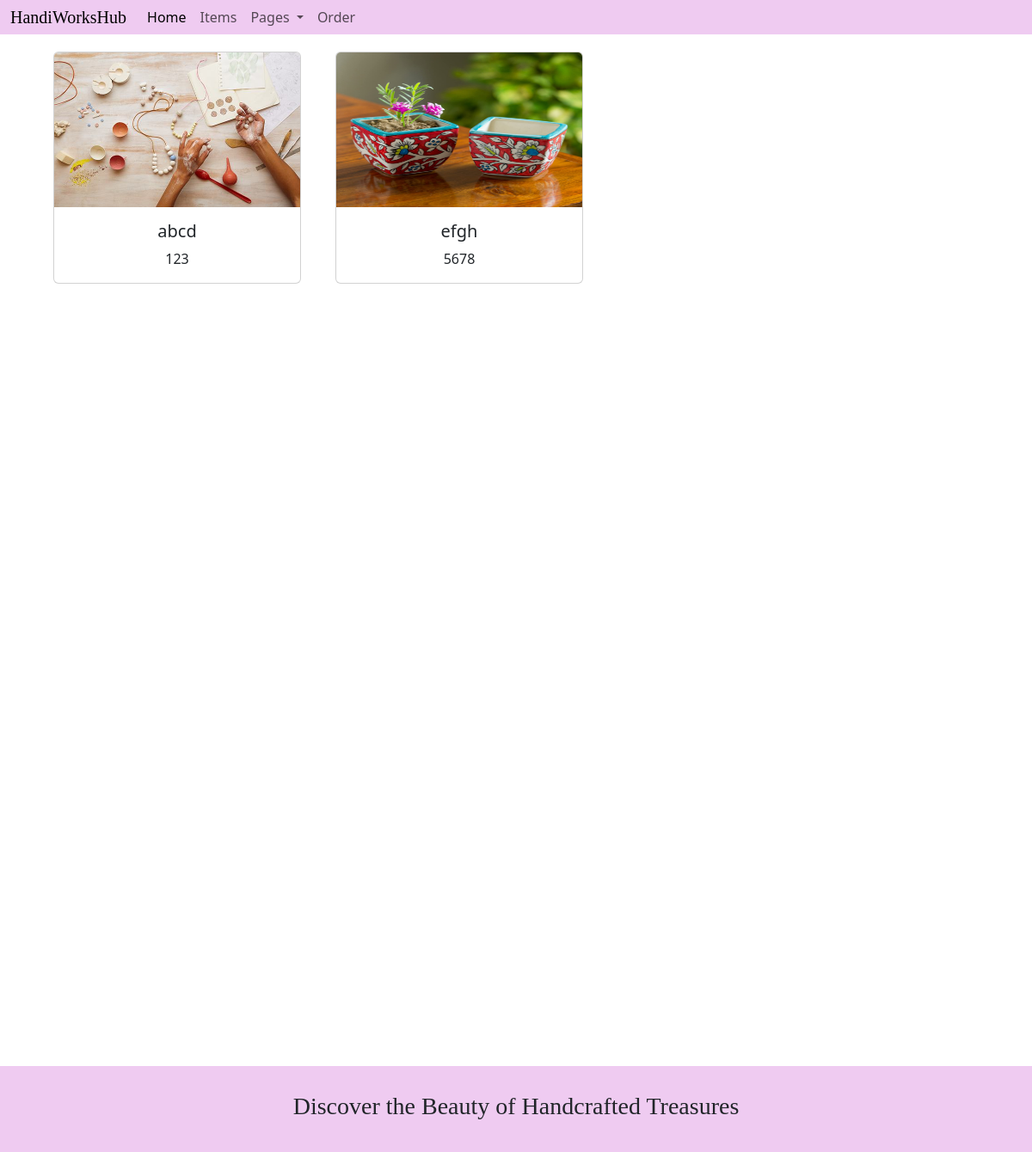
The app's page /ceramic/ with its own data.
### home/models.py (models this page shows)
class ceramics(models.Model):
    ceramic_name=models.CharField(max_length=20)
    ceramic_id=models.CharField(max_length=20,null = True,unique=True)
    ceramic_img=models.ImageField(upload_to='products',null=True)

### home/views.py (the view)
# urls.py: path('ceramic/', views.ceramic,name='ceramic'),
def ceramic(request):
    ceramic_dict={
        'ceramic_key':ceramics.objects.all()
    }
    return render(request,'ceramic.html',ceramic_dict)

### templates/ceramic.html (shortened to what this page needs)
{% extends 'base.html' %}
{% load static %}
{% block content %}
{% for c in ceramic_key %}
<div class="container"text-center>
    <div class="card text-center" style="width: 18rem;float: left;margin: 20px;">
        <img src="{{c.ceramic_img.url}}" class="card-img-top" alt="..." style="max-width: 100%;
        max-height: 180px;">
        <div class="card-body">
          <h5 class="card-title">{{c.ceramic_name}}</h5>
          <p class="card-text">{{c.ceramic_id}}</p>
        </div>
      </div>
</div>
{% endfor %}
{% endblock %}

### static/css/style.css (style rules this page uses)
img { max-width: 100%; max-height: 500px; }

### records on screen
ceramics: ceramic_img (picture), ceramic_name "abcd", ceramic_id "123"
ceramics: ceramic_img (picture), ceramic_name "efgh", ceramic_id "5678"
